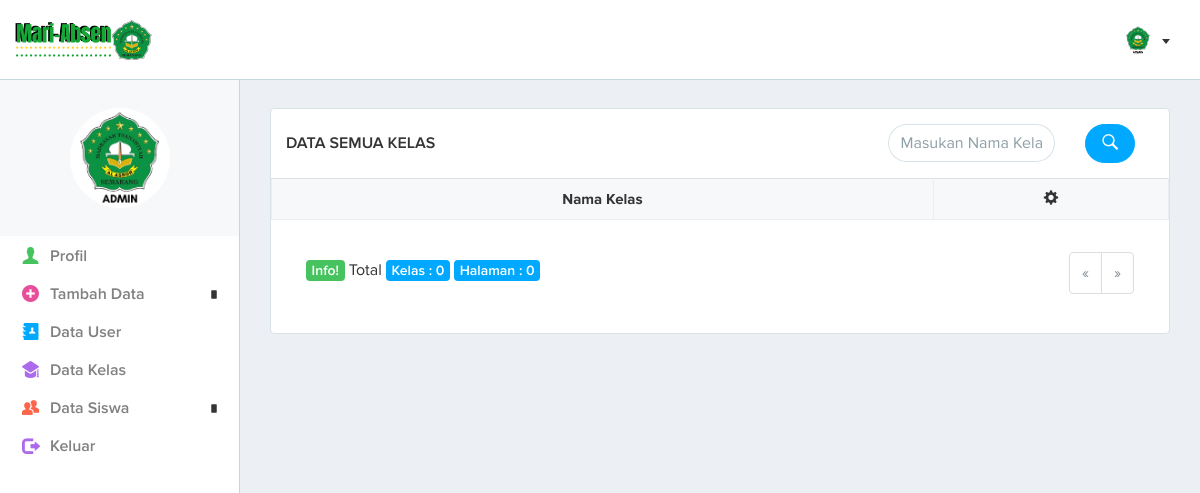
/page.php?data-kelas (signed in), run on an earlier commit of the app's database.
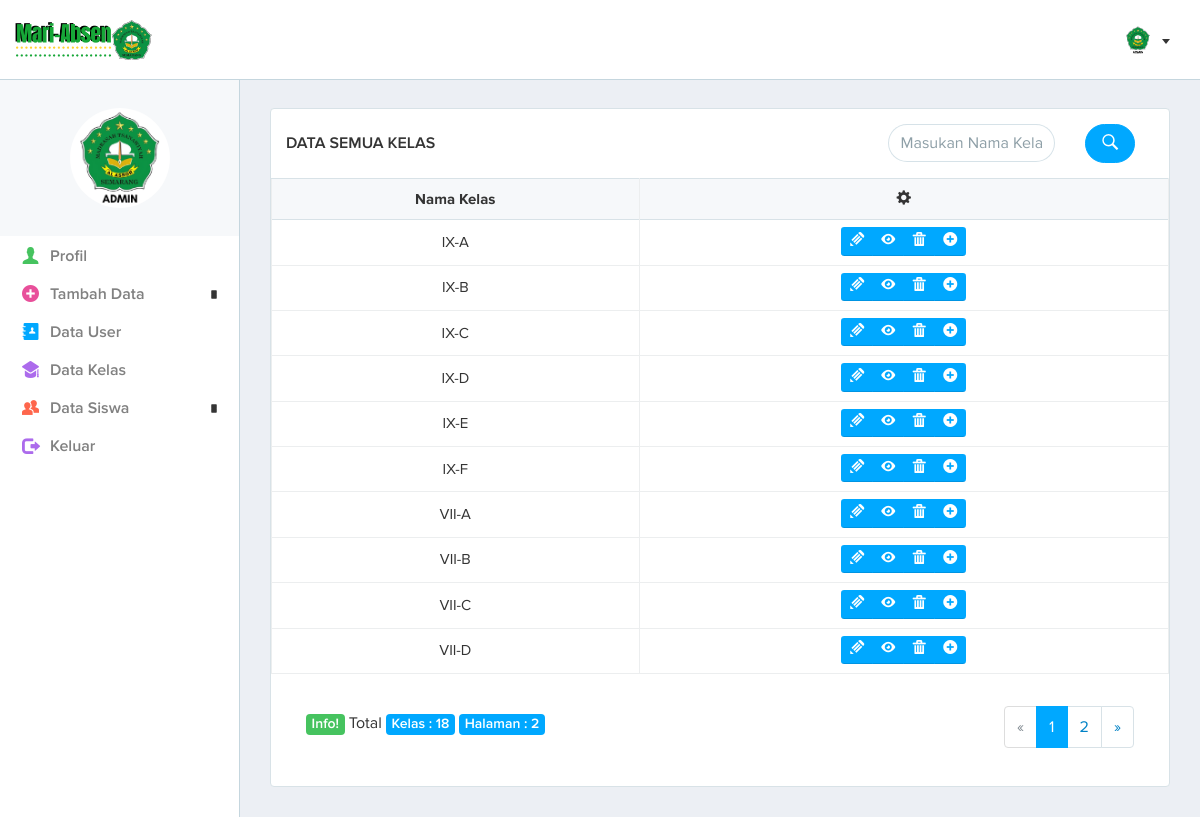
And on a later commit of the database.
### tables this page shows
CREATE TABLE IF NOT EXISTS `kelas` (
`id_kelas` int(10) NOT NULL,
  `nm_kelas` char(50) NOT NULL
);

### system/admin/data-kelas.php (the view, shortened to what the changed rows need)
<?php
include('system/inc/header.php');
include('system/inc/css.php');
include('system/inc/nav-admin.php');
?>
	<div class="page-content">
		<div class="container-fluid">
			<div class="row">
				<div class="col-lg-12 col-md-12">
				</div>
			</div>
			<section class="box-typical">
				<header class="box-typical-header">
					<div class="tbl-row">
						<div class="tbl-cell tbl-cell-title">
							<h3>DATA SEMUA KELAS</h3>
						</div>
						<form  id="form-insert" name="form-insert" method="get" action="search/kelas.php">
							<div class="tbl-cell tbl-cell-icon-right col-lg-6"> </div>
							<div class="tbl-cell tbl-cell-action col-lg-4" align="right">
								<div class="form-control-wrapper">
									<input type="text" class="form-control form-control-rounded" name="q" id="form-q" placeholder="Masukan Nama Kelas"
									data-validation="[L>=1]"
									data-validation-message="Tidak boleh kosong!"/>
								</div>
							</div>
							<div class="tbl-cell tbl-cell-icon-right col-lg-1" align="center">
								<button type="submit" class="btn btn-rounded btn-primary font-icon font-icon-search"> </button>
							</div>
						</form>
					</div>
				</header>
				<div class="box-typical-body">
					<div class="table-responsive">
						<table id="table-sm" class="table table-bordered table-hover table-sm">
							<thead>
								<tr>
								<th><center>Nama Kelas</center></th>
								<th><center><i class="font-icon glyphicon glyphicon-cog"></i> </center></th>
								</tr>
							</thead>
							<tbody>
								<?php
								$batas = 10;
								$pg = isset($_GET['pg']) ? $_GET['pg']:"";
								if (empty($pg)) {
								$posisi = 0;
								$pg = 1;
								} else {
								$posisi = ($pg-1)*$batas; }
								$sql = mysql_query("SELECT * FROM kelas ORDER BY nm_kelas ASC limit $posisi, $batas ");
								while ($data = mysql_fetch_assoc($sql))
								{
								?>
								<tr>
								<td><center><?php echo $data['nm_kelas']; ?></center></td>
								<td align="center">
								<div class="btn-group btn-group-sm" role="group" aria-label="Basic example">
									<a href="page.php?edit-kelas&id=<?php echo $data['id_kelas'];?>" class="btn btn-default font-icon font-icon-pencil" data-toggle="tooltip" data-placement="top" title="Edit?"></a>
									<a href="page.php?detail-kelas&id=<?php echo $data['id_kelas'];?>" class="btn btn-default font-icon font-icon-eye" data-toggle="tooltip" data-placement="top" title="Detail?"></a>
									<a href="page.php?delete-kelas&id=<?php echo $data['id_kelas'];?>" onClick="return confirm('Yakin akan menghapus data ini?');" class="btn btn-default font-icon font-icon-trash" data-toggle="tooltip" data-placement="top" title="Hapus?"></a>
									<a href="page.php?tambah-kelas" class="btn btn-default font-icon font-icon-plus" data-toggle="tooltip" data-placement="top" title="Tambah?"></a>
								</div>
								</td>
								</tr>
								<?php
								}
								?>
							</tbody>
						</table>
					</div>
				</div>
			<div class="card-block">
					<div class="col-md-6">
						<?php
						$jml_data = mysql_num_rows(mysql_query("SELECT * FROM kelas"));
						$JmlHalaman = ceil($jml_data/$batas);
						?>
						<br>
  						<span class="label label-success">Info! </span> Total
						<span class="label label-primary">Kelas : <?php echo $jml_data; ?> </span>
  						<span class="label label-primary">Halaman : <?php echo $JmlHalaman; ?> </span>
					</div>
					<div class="col-md-6" align="right">
						<nav>
							<ul class="pagination">
								<?php
								$JmlHalaman = ceil($jml_data/$batas);
								if ($pg > 1 ) {
								$link = $pg-1;
								$prev = "<li class='page-item'>
								<a class='page-link' href='page.php?data-kelas&pg=$link' aria-label='Previous'>
								<span aria-hidden='true'>&laquo;</span>
								<span class='sr-only'>Previous</span>
								</a></li>";
								} else {
								$prev = "<li class='page-item disabled'>
								<a class='page-link' href='page.php?data-kelas&pg=$link' aria-label='Previous'>
								<span aria-hidden='true'>&laquo;</span>
								<span class='sr-only'>Previous</span>
								</a></li> ";
								}
								$nmr = '';
								for ($i = 1; $i<= $JmlHalaman; $i++){
								if ($i == $pg){
								$nmr.= "<li class='page-item active'>
								<a class='page-link'>$i<span class='sr-only'>(current)</span></a></li>";
								} else {
								$nmr.= "<li class='page-item'><a class='page-link' href='page.php?data-kelas&pg=$i'>$i</a></li>";
								}
								}
								if ($pg < $JmlHalaman){
								$link = $pg+1;
								$next = "<li class='page-item'>
								<a class='page-link' href='page.php?data-kelas&pg=$link'aria-label='Next'>
								<span aria-hidden='true'>&raquo;</span>
								<span class='sr-only'>Next</span>
								</a></li>";
								} else {
								$next = " <li class='page-item disabled'>
								<a class='page-link' href='page.php?data-kelas&pg=$link'aria-label='Next'>
								<span aria-hidden='true'>&raquo;</span>
								<span class='sr-only'>Next</span>
								</a></li>";
								}
								echo $prev . $nmr . $next;
								?>
							</ul>
						</nav>
					</div>
				</div>
			</section>
		</div>
	</div>
<?php
include('system/inc/footer.php');
?>

What changed in the data, as far as the page shows it:
added kelas: nm_kelas "IX-A"
added kelas: nm_kelas "IX-B"
added kelas: nm_kelas "IX-C"
added kelas: nm_kelas "IX-D"
added kelas: nm_kelas "IX-E"
added kelas: nm_kelas "IX-F"
added kelas: nm_kelas "VII-A"
added kelas: nm_kelas "VII-B"
added kelas: nm_kelas "VII-C"
added kelas: nm_kelas "VII-D"
Also different on the page:
$jml_data: "0" → "18"
$JmlHalaman: "0" → "2"
new list line: "1"
new list line: "2"
